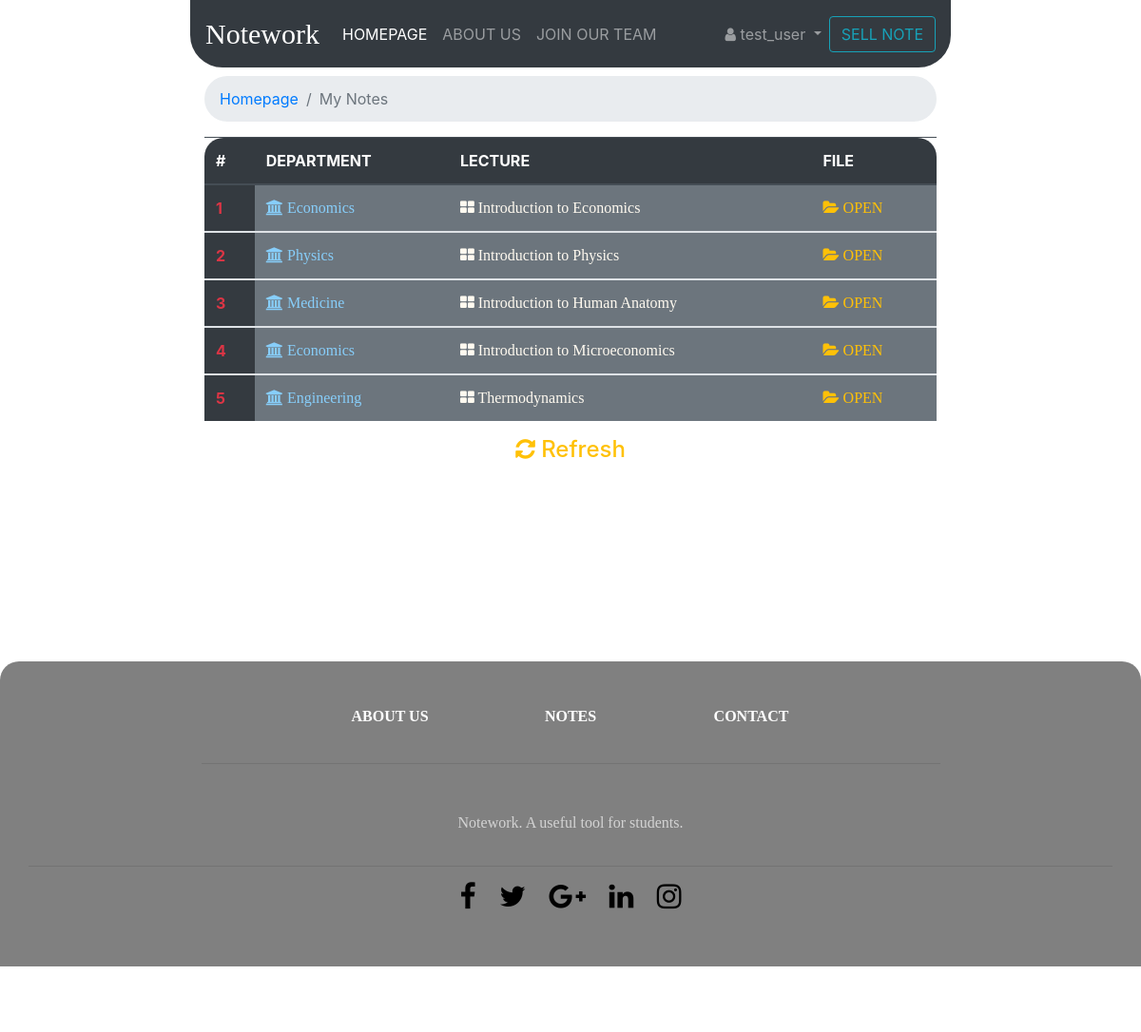
The app's page /note/myNotes (signed in) with its own data.
### note/models.py (models this page shows, shortened)
class EgeNote(models.Model):
    FACULTIES = (
        (None, "Choose a faculty"),
        ('dentistry', "Faculty of Dentistry"),
        ('pharmacy', 'Faculty of Pharmacy'),
        ('literature', 'Faculty of Literature'),
        ('educational', 'Faculty of Educational Sciences'),
        ('science', 'Faculty of Sciences'),
        ('arts', 'Faculty of Arts'),
        ('health', 'Faculty of Health Science'),
        ('seas', 'School of Economics and Administrative Sciences'),
        ('engineering', 'Faculty of Engineering'),
        ('medical', 'Medical Faculty'),
        ('law', 'Faculty of Law')
    )
    faculty = models.CharField(max_length=100, choices=FACULTIES,
                               blank=False, null=True,
                               verbose_name='Faculty:')
    department = models.CharField(blank=False, null=True,
                                  max_length=200, verbose_name='Department:')
    lecture = models.CharField(blank=False, null=True,
                               max_length=200, verbose_name='Lecture:')
    page = models.CharField(blank=False, null=True,
                            max_length=200, verbose_name='Page number:')
    egenote = models.FileField(blank=False, null=True,
                               upload_to=upload_to, verbose_name="Upload note:")
    price = models.IntegerField(blank=False, null=True)
    title = models.CharField(blank=False, null=True, max_length=100)
    description = models.TextField(max_length=1000,
                                   null=True, blank=True,
                                   verbose_name="Description, Author, Content:")
    slug = models.SlugField(null=True, unique=True, editable=False)
    image = models.ImageField(upload_to=upload_to,
                              verbose_name='Media:',
                              blank=False)
    class Meta:
        verbose_name_plural = "Uploaded Notes"
    def file_url(self):
        return self.egenote.url

### note/views.py (the view)
# urls.py: path('myNotes', user_note_list , name = 'user-note-list'),
def user_note_list(request):
    user = get_object_or_404(User, username=request.user.username)
    user_notes = user.profile.egenote.all()
    return render(request, 'egenote/user-note-list.html', context={'user_notes': user_notes})

### egenote/templates/egenote/user-note-list.html (shortened to what this page needs)
{% extends 'base.html' %}
{% block breadcrumb %}
    <nav class="col-sm-8 col-md-8 col-lg-8 offset-2" aria-label="breadcrumb">
        <ol class="breadcrumb" style="margin-top: 80px; border-radius: 55px;">
            <li class="breadcrumb-item" aria-current="page"><a href="{% url 'list-notes' %}">Homepage</a></li>
            <li class="breadcrumb-item active" aria-current="page">My Notes</li>
        </ol>
    </nav>
{% endblock %}
{% block BODY %}
    <div class="table-responsive">
        <div class="col-sm-8 col-md-8 col-lg-8 offset-2">
            <table class="table">
                <thead class="thead-dark">
                <tr>
                    <th scope="col" style="border-top-left-radius: 20px;">#</th>
                    <th scope="col">DEPARTMENT </th>
                    <th scope="col">LECTURE</th>
                    <th scope="col" style="border-top-right-radius: 20px;">FILE</th>
                </tr>
                </thead>
                {% for my_note in user_notes %}
                    <tbody>
                    <tr>
                        <th scope="row" class="bg-dark text-danger">{{ forloop.counter }}</th>
                        <td style="font-family: 'Trebuchet MS'; color: lightskyblue" class="bg-secondary">
                            <i class="fa fa-university"></i> {{ my_note.department }} </td>
                        <td style="font-family: 'Trebuchet MS'; color: floralwhite" class="bg-secondary">
                            <i class="fa fa-th-large"></i> {{ my_note.lecture }}</td>
                        <td style="font-family: 'Trebuchet MS';" class="bg-secondary">
                            <a class="text-warning" href="http://127.0.0.1:8000{{ my_note.file_url }}">
                            <i class="fa fa-folder-open"></i> OPEN</a>
                        </td>
                    </tr>
                    </tbody>
                {% endfor %}
            </table>
        </div>
        <h4 class="text-center"><a class="text-warning" href="{% url 'user-note-list' %}"><i class="fa fa-refresh"></i> Refresh</a>
        </h4>
    </div>
{% endblock %}

### egenote/templates/users/user-nav/logged-user-nav.html (shortened to what this page needs)
{% load notification_count %}
<ul class="navbar-nav mr-auto">
    <li class="nav-item dropdown">
        <a class="nav-link dropdown-toggle" href="#" id="navbarDropdown" role="button"
           data-toggle="dropdown"
           aria-haspopup="true" aria-expanded="false">
            <i class="fa fa-user"></i> {{ request.user.username }}
        </a>
    </li>
</ul>

### egenote/static/base.css (style rules this page uses)
body { background-image: url('img/background.png'); background-attachment: fixed; }

### records on screen
EgeNote: department "Economics", lecture "Introduction to Economics"
EgeNote: department "Physics", lecture "Introduction to Physics"
EgeNote: department "Medicine", lecture "Introduction to Human Anatomy"
EgeNote: department "Economics", lecture "Introduction to Microeconomics"
EgeNote: department "Engineering", lecture "Thermodynamics"

### other values on screen
{{ request.user.username }} "test_user"
